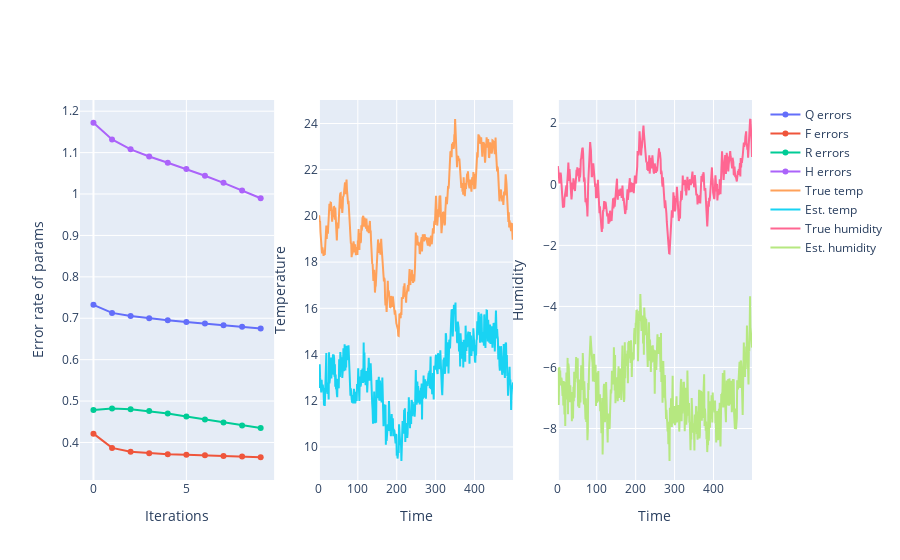

Notebook code for this chart:
### Markdown cell above
Plot estimated data vs. real data

### Code cell
fig = make_subplots(rows=1, cols=3)

fig.add_trace(go.Scatter(x=list(range(n_iters)), y=Q_error, name="Q errors"), row=1, col=1)
fig.add_trace(go.Scatter(x=list(range(n_iters)), y=F_error, name="F errors"), row=1, col=1)
fig.add_trace(go.Scatter(x=list(range(n_iters)), y=R_error, name="R errors"), row=1, col=1)
fig.add_trace(go.Scatter(x=list(range(n_iters)), y=H_error, name="H errors"), row=1, col=1)

fig.add_trace(go.Scatter(x=list(range(T)), y=x_true[:, 0], name="True temp"), row=1, col=2)
fig.add_trace(go.Scatter(x=list(range(T)), y=x_smoothed[:, 0], name="Est. temp"), row=1, col=2)

fig.add_trace(go.Scatter(x=list(range(T)), y=x_true[:, 1], name="True humidity"), row=1, col=3)
fig.add_trace(go.Scatter(x=list(range(T)), y=x_smoothed[:, 1], name="Est. humidity"), row=1, col=3)

fig.update_xaxes(title_text="Iterations", row=1, col=1)
fig.update_yaxes(title_text="Error rate of params", row=1, col=1)
fig.update_yaxes(title_text="Humidity", row=1, col=3)
fig.update_yaxes(title_text="Temperature", row=1, col=2)
fig.update_xaxes(title_text="Time", row=1, col=3)
fig.update_xaxes(title_text="Time", row=1, col=2)


fig.show()

### Figure 1 — Plotly figure (JSON) as saved in the notebook; plotly's stock layout.template omitted (floating-point values rounded to 4 significant figures; data arrays with more than 128 entries replaced by an {"elided": "..."} marker saying what was removed)
{"data": [{"name": "Q errors", "type": "scatter", "x": [0, 1, 2, 3, 4, 5, 6, 7, 8, 9], "xaxis": "x", "y": [0.7324, 0.7129, 0.7053, 0.7, 0.6954, 0.6912, 0.6871, 0.6831, 0.6793, 0.6755], "yaxis": "y"}, {"name": "F errors", "type": "scatter", "x": [0, 1, 2, 3, 4, 5, 6, 7, 8, 9], "xaxis": "x", "y": [0.4213, 0.387, 0.3775, 0.3738, 0.3718, 0.3703, 0.369, 0.3676, 0.366, 0.3643], "yaxis": "y"}, {"name": "R errors", "type": "scatter", "x": [0, 1, 2, 3, 4, 5, 6, 7, 8, 9], "xaxis": "x", "y": [0.4787, 0.482, 0.4805, 0.476, 0.4699, 0.4628, 0.4554, 0.4481, 0.4412, 0.4348], "yaxis": "y"}, {"name": "H errors", "type": "scatter", "x": [0, 1, 2, 3, 4, 5, 6, 7, 8, 9], "xaxis": "x", "y": [1.172, 1.132, 1.108, 1.091, 1.075, 1.06, 1.044, 1.027, 1.009, 0.9898], "yaxis": "y"}, {"name": "True temp", "type": "scatter", "x": {"elided": "500 int values"}, "xaxis": "x2", "y": {"elided": "500 float values"}, "yaxis": "y2"}, {"name": "Est. temp", "type": "scatter", "x": {"elided": "500 int values"}, "xaxis": "x2", "y": {"elided": "500 float values"}, "yaxis": "y2"}, {"name": "True humidity", "type": "scatter", "x": {"elided": "500 int values"}, "xaxis": "x3", "y": {"elided": "500 float values"}, "yaxis": "y3"}, {"name": "Est. humidity", "type": "scatter", "x": {"elided": "500 int values"}, "xaxis": "x3", "y": {"elided": "500 float values"}, "yaxis": "y3"}], "layout": {"xaxis": {"anchor": "y", "domain": [0, 0.2889], "title": {"text": "Iterations"}}, "xaxis2": {"anchor": "y2", "domain": [0.3556, 0.6444], "title": {"text": "Time"}}, "xaxis3": {"anchor": "y3", "domain": [0.7111, 1], "title": {"text": "Time"}}, "yaxis": {"anchor": "x", "domain": [0, 1], "title": {"text": "Error rate of params"}}, "yaxis2": {"anchor": "x2", "domain": [0, 1], "title": {"text": "Temperature"}}, "yaxis3": {"anchor": "x3", "domain": [0, 1], "title": {"text": "Humidity"}}}}
